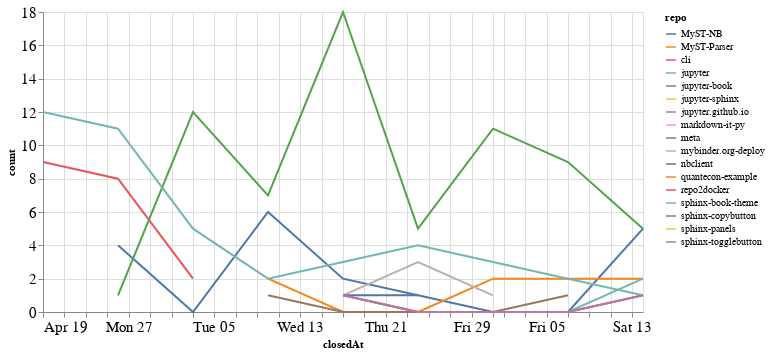

Write notebook code for a chart like this one.
### Code cell
closed_by_time = closed_by.groupby('repo').resample('W', on='closedAt').count()['author'].reset_index()
closed_by_time = closed_by_time.rename(columns={'author': 'count'})

alt.Chart(closed_by_time, width=600).mark_line().encode(
    x='closedAt',
    y='count',
    color='repo',
    tooltip="repo"
)

### Figure 1 — Vega-Lite specification as saved in the notebook (floating-point values rounded to 4 significant figures)
{"config": {"axisLeft": {"labelFontSize": 15}, "axisBottom": {"labelFontSize": 15}}, "data": {"name": "data-59ce386ce3cf71ff7b7b7a502707e7e2"}, "mark": "line", "encoding": {"color": {"type": "nominal", "field": "repo"}, "tooltip": {"type": "nominal", "field": "repo"}, "x": {"type": "temporal", "field": "closedAt"}, "y": {"type": "quantitative", "field": "count"}}, "width": 600, "$schema": "https://vega.github.io/schema/vega-lite/v4.8.1.json", "datasets": {"data-59ce386ce3cf71ff7b7b7a502707e7e2": [{"repo": "MyST-NB", "closedAt": "2020-04-26T00:00:00", "count": 4}, {"repo": "MyST-NB", "closedAt": "2020-05-03T00:00:00", "count": 0}, {"repo": "MyST-NB", "closedAt": "2020-05-10T00:00:00", "count": 6}, {"repo": "MyST-NB", "closedAt": "2020-05-17T00:00:00", "count": 2}, {"repo": "MyST-NB", "closedAt": "2020-05-24T00:00:00", "count": 1}, {"repo": "MyST-NB", "closedAt": "2020-05-31T00:00:00", "count": 0}, {"repo": "MyST-NB", "closedAt": "2020-06-07T00:00:00", "count": 0}, {"repo": "MyST-NB", "closedAt": "2020-06-14T00:00:00", "count": 5}, {"repo": "MyST-Parser", "closedAt": "2020-05-10T00:00:00", "count": 2}, {"repo": "MyST-Parser", "closedAt": "2020-05-17T00:00:00", "count": 0}, {"repo": "MyST-Parser", "closedAt": "2020-05-24T00:00:00", "count": 0}, {"repo": "MyST-Parser", "closedAt": "2020-05-31T00:00:00", "count": 2}, {"repo": "MyST-Parser", "closedAt": "2020-06-07T00:00:00", "count": 2}, {"repo": "MyST-Parser", "closedAt": "2020-06-14T00:00:00", "count": 2}, {"repo": "cli", "closedAt": "2020-04-19T00:00:00", "count": 9}, {"repo": "cli", "closedAt": "2020-04-26T00:00:00", "count": 8}, {"repo": "cli", "closedAt": "2020-05-03T00:00:00", "count": 2}, {"repo": "jupyter", "closedAt": "2020-05-17T00:00:00", "count": 1}, {"repo": "jupyter", "closedAt": "2020-05-24T00:00:00", "count": 0}, {"repo": "jupyter", "closedAt": "2020-05-31T00:00:00", "count": 0}, {"repo": "jupyter", "closedAt": "2020-06-07T00:00:00", "count": 0}, {"repo": "jupyter", "closedAt": "2020-06-14T00:00:00", "count": 2}, {"repo": "jupyter-book", "closedAt": "2020-04-26T00:00:00", "count": 1}, {"repo": "jupyter-book", "closedAt": "2020-05-03T00:00:00", "count": 12}, {"repo": "jupyter-book", "closedAt": "2020-05-10T00:00:00", "count": 7}, {"repo": "jupyter-book", "closedAt": "2020-05-17T00:00:00", "count": 18}, {"repo": "jupyter-book", "closedAt": "2020-05-24T00:00:00", "count": 5}, {"repo": "jupyter-book", "closedAt": "2020-05-31T00:00:00", "count": 11}, {"repo": "jupyter-book", "closedAt": "2020-06-07T00:00:00", "count": 9}, {"repo": "jupyter-book", "closedAt": "2020-06-14T00:00:00", "count": 5}, {"repo": "jupyter-sphinx", "closedAt": "2020-05-03T00:00:00", "count": 1}, {"repo": "jupyter.github.io", "closedAt": "2020-05-17T00:00:00", "count": 3}, {"repo": "markdown-it-py", "closedAt": "2020-05-10T00:00:00", "count": 2}, {"repo": "meta", "closedAt": "2020-05-10T00:00:00", "count": 1}, {"repo": "meta", "closedAt": "2020-05-17T00:00:00", "count": 0}, {"repo": "meta", "closedAt": "2020-05-24T00:00:00", "count": 0}, {"repo": "meta", "closedAt": "2020-05-31T00:00:00", "count": 0}, {"repo": "meta", "closedAt": "2020-06-07T00:00:00", "count": 1}, {"repo": "mybinder.org-deploy", "closedAt": "2020-05-17T00:00:00", "count": 1}, {"repo": "mybinder.org-deploy", "closedAt": "2020-05-24T00:00:00", "count": 3}, {"repo": "mybinder.org-deploy", "closedAt": "2020-05-31T00:00:00", "count": 1}, {"repo": "nbclient", "closedAt": "2020-05-17T00:00:00", "count": 1}, {"repo": "nbclient", "closedAt": "2020-05-24T00:00:00", "count": 1}, {"repo": "quantecon-example", "closedAt": "2020-05-17T00:00:00", "count": 1}, {"repo": "repo2docker", "closedAt": "2020-05-17T00:00:00", "count": 1}, {"repo": "repo2docker", "closedAt": "2020-05-24T00:00:00", "count": 0}, {"repo": "repo2docker", "closedAt": "2020-05-31T00:00:00", "count": 0}, {"repo": "repo2docker", "closedAt": "2020-06-07T00:00:00", "count": 0}, {"repo": "repo2docker", "closedAt": "2020-06-14T00:00:00", "count": 1}, {"repo": "sphinx-book-theme", "closedAt": "2020-04-19T00:00:00", "count": 12}, {"repo": "sphinx-book-theme", "closedAt": "2020-04-26T00:00:00", "count": 11}, {"repo": "sphinx-book-theme", "closedAt": "2020-05-03T00:00:00", "count": 5}, {"repo": "sphinx-book-theme", "closedAt": "2020-05-10T00:00:00", "count": 2}, {"repo": "sphinx-book-theme", "closedAt": "2020-05-17T00:00:00", "count": 3}, {"repo": "sphinx-book-theme", "closedAt": "2020-05-24T00:00:00", "count": 4}, {"repo": "sphinx-book-theme", "closedAt": "2020-05-31T00:00:00", "count": 3}, {"repo": "sphinx-book-theme", "closedAt": "2020-06-07T00:00:00", "count": 2}, {"repo": "sphinx-book-theme", "closedAt": "2020-06-14T00:00:00", "count": 1}, {"repo": "sphinx-copybutton", "closedAt": "2020-04-26T00:00:00", "count": 5}, {"repo": "sphinx-panels", "closedAt": "2020-05-10T00:00:00", "count": 1}, {"repo": "sphinx-togglebutton", "closedAt": "2020-05-17T00:00:00", "count": 1}, {"repo": "sphinx-togglebutton", "closedAt": "2020-05-24T00:00:00", "count": 0}, {"repo": "sphinx-togglebutton", "closedAt": "2020-05-31T00:00:00", "count": 0}, {"repo": "sphinx-togglebutton", "closedAt": "2020-06-07T00:00:00", "count": 0}, {"repo": "sphinx-togglebutton", "closedAt": "2020-06-14T00:00:00", "count": 1}]}}
